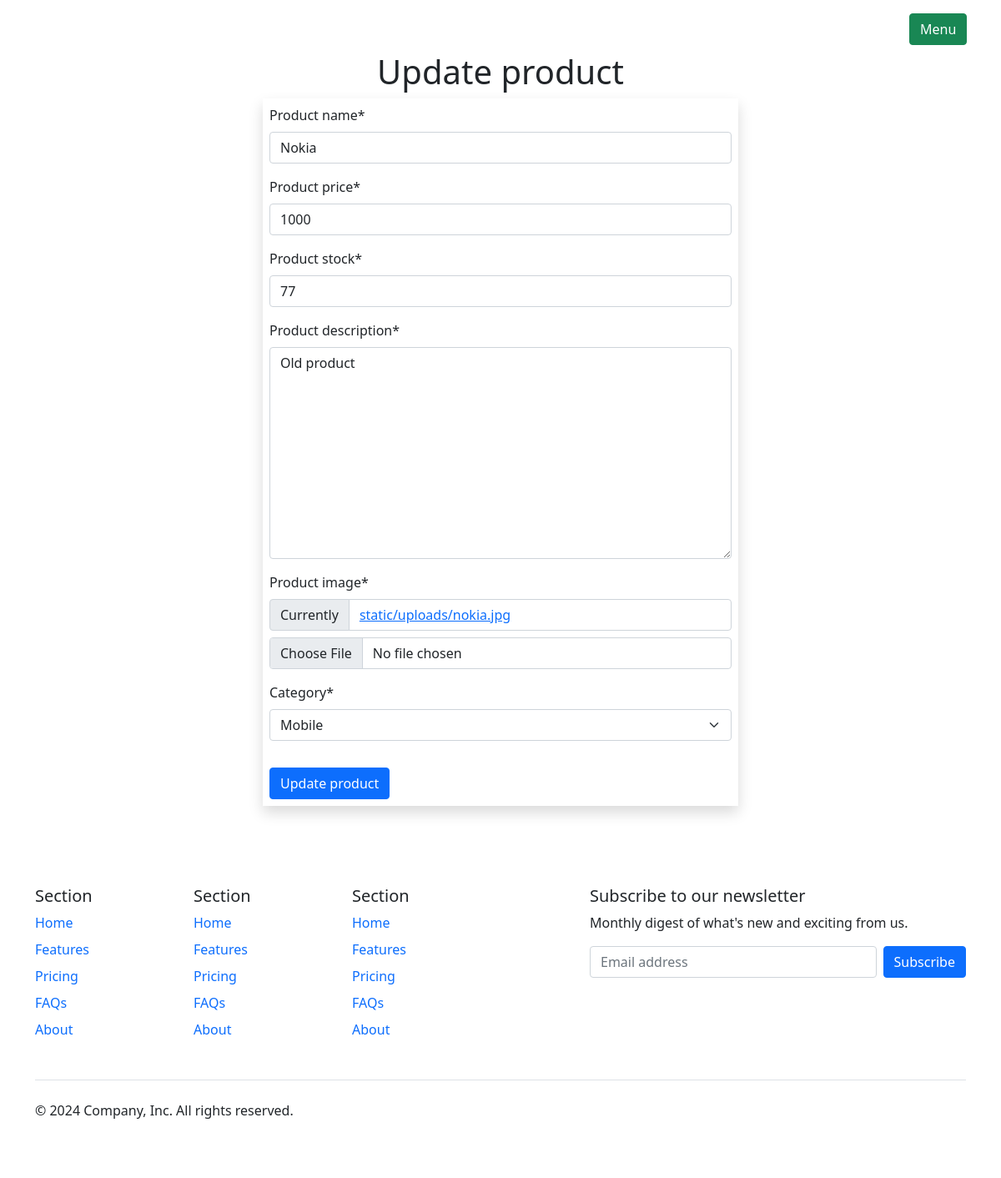
/updateproduct/10 (signed in), run on the app's committed database.
### products/models.py (models this page shows, shortened)
class Product(models.Model):
    product_name=models.CharField(max_length=255)
    product_price=models.IntegerField()
    product_stock=models.IntegerField()
    product_description=models.TextField()
    product_image=models.FileField(upload_to='static/uploads',null=True)
    created_at=models.DateTimeField(auto_now_add=True,null=True)
    category=models.ForeignKey(Category,on_delete=models.CASCADE,null=True)

### products/auth.py (the view)
    def wrapper_function(request,*args,**kwargs):
        if request.user.is_staff:
            return view_function(request,*args,**kwargs)
        else:
            return redirect('/')

### products/forms.py
class ProductForm(ModelForm):
    class Meta:
        model=Product
        fields='__all__'

### products/auth.py (called while the page is built)
def admin_only(view_function):
    def wrapper_function(request,*args,**kwargs):
        if request.user.is_staff:
            return view_function(request,*args,**kwargs)
        else:
            return redirect('/')
    return wrapper_function

### products/models.py (called while the page is built)
    def __str__(self):
        return self.category_name

### products/views.py (called while the page is built, shortened)
@login_required
@admin_only
def update_product(request,product_id):
    instance=Product.objects.get(id=product_id)
    context={
        'form':ProductForm(instance=instance)
    }
    return render(request,'products/updateproduct.html',context)

### products/templates/products/updateproduct.html (shortened to what this page needs)
{% extends 'adminspage/adminlayout.html' %}
{% load static %}
{% load crispy_forms_tags %}
{% block main_content %}
<div class="container mt-2">
    <h1 class="text-center">Update product</h1>
    <div class="row d-flex justify-content-center">
        <div class="col-md-6 shadow p-2">
            <form action="" method="post" enctype="multipart/form-data">
                {{form | crispy}}
                <input type="submit" class="btn btn-primary mt-3" value="Update product">
            </form>
        </div>
    </div>
</div>
{% include 'products/footer.html' %}
{% endblock %}

### data on the page
Product: product_name "Nokia", product_price "1000", product_stock "77", product_description "Old product", category "Mobile"
